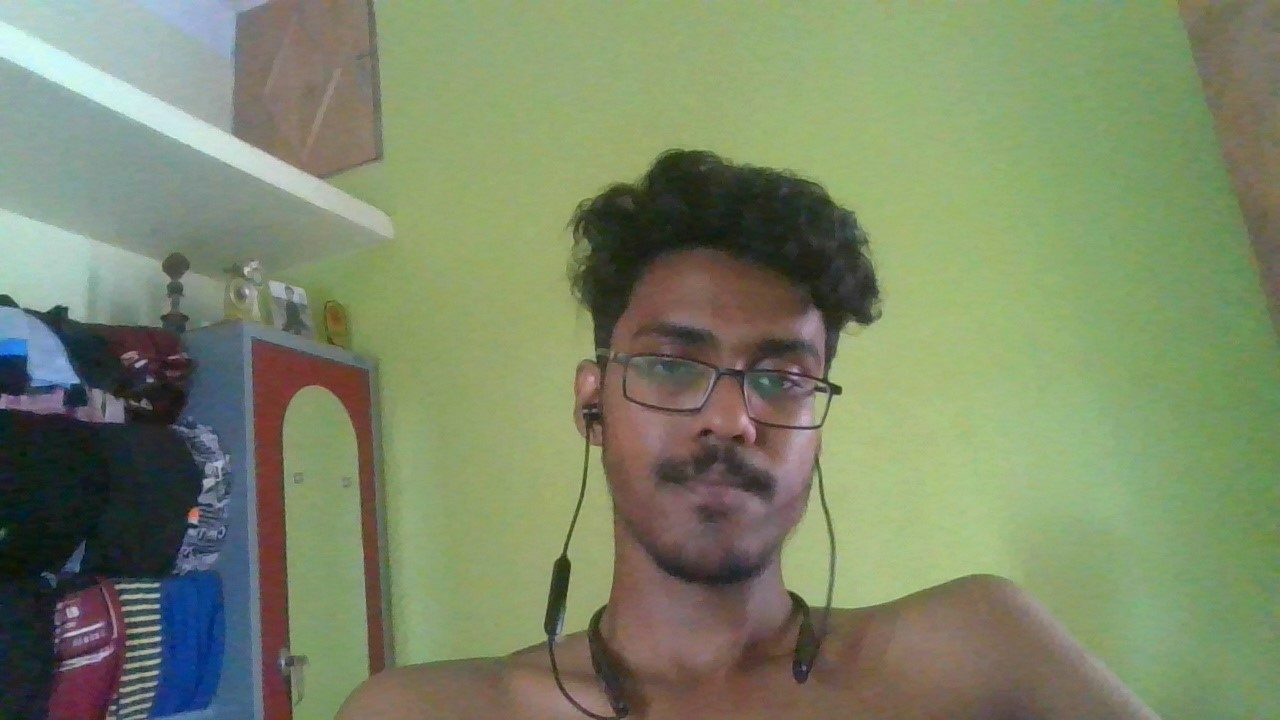
#> input picture Skin_recognition_from_camera/face_ak.png, 1280 x 720 px
$ python image_to_face.py
#> lines starting #> are read from the running program, lines starting #| are printed output that depends on the picture; after the words box and inside, x2 and y2 are one past the last pixel; in counts of white or black regions, pixels touching at a corner belong together
import numpy as np
import cv2

face_cascade = cv2.CascadeClassifier('haarcascade_frontalface_default.xml')
# eye_cascade = cv2.CascadeClassifier('C:\\opencv\\build\\etc\\haarcascades\\haarcascade_eye.xml')

img = cv2.imread('face_ak.png')
#> img is the input picture: shape (720, 1280, 3); mean B, G, R 104.4, 134.7, 123.8

gray = cv2.cvtColor(img, cv2.COLOR_BGR2GRAY)
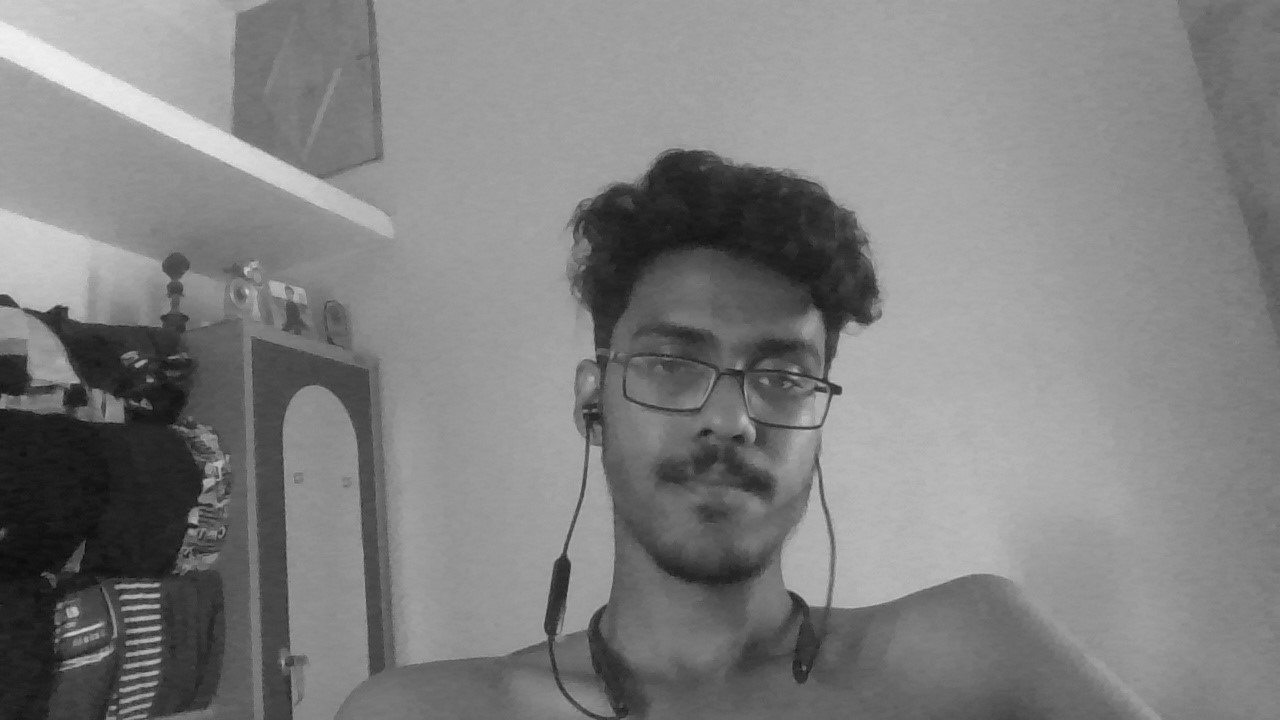
#> gray: shape (720, 1280); min 11, max 243, mean 128

faces = face_cascade.detectMultiScale(gray, 1.3, 5)
#> faces = [[560, 233, 331, 331]]
#faces = face_cascade.detectMultiScale(gray)

for (x,y,w,h) in faces:
    cv2.rectangle(img,(x,y),(x+w,y+h),(255,0,0),2)
    roi_gray = gray[y:y+h, x:x+w]
    roi_color = img[y:y+h, x:x+w]
#> this loop made 1 pass
#> pass 1, `roi_gray = gray[y:y+h, x:x+w]`:
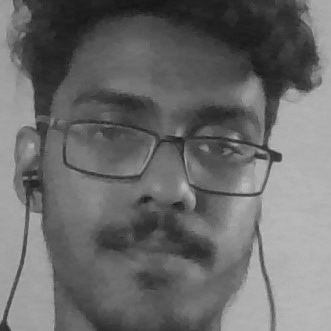
#> roi_gray: shape (331, 331); min 20, max 188, mean 107
#> pass 1, `roi_color = img[y:y+h, x:x+w]`:
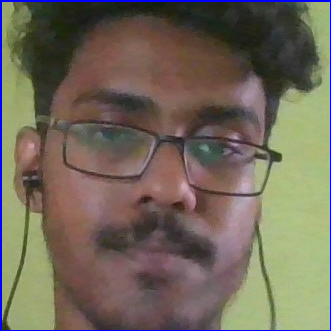
#> roi_color: shape (331, 331, 3); mean B, G, R 89.4, 104.3, 113.4
#> after the loop:
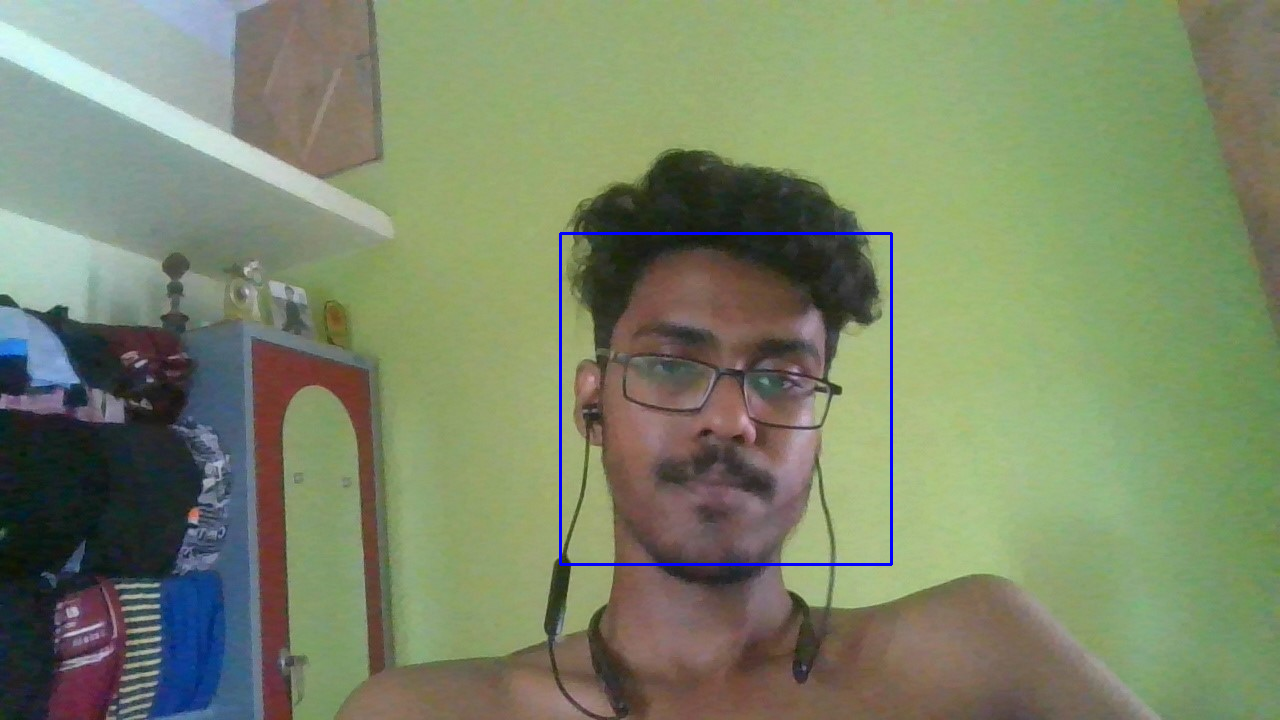
#> img: shape (720, 1280, 3); 0.43% of pixels changed, all inside (x1, y1, x2, y2) = (559, 232, 893, 566)
    # eyes = eye_cascade.detectMultiScale(roi_gray)
    # for (ex,ey,ew,eh) in eyes:
    #     cv2.rectangle(roi_color,(ex,ey),(ex+ew,ey+eh),(0,255,0),2)

cv2.imshow('img',img)

k = cv2.waitKey(0)
#> (key Esc is pressed here)
if k == 27:         # wait for ESC key to exit
    cv2.destroyAllWindows()
elif k == ord('s'): # wait for 's' key to save and exit
    cv2.imwrite('messigray.png',img)
    cv2.destroyAllWindows()
